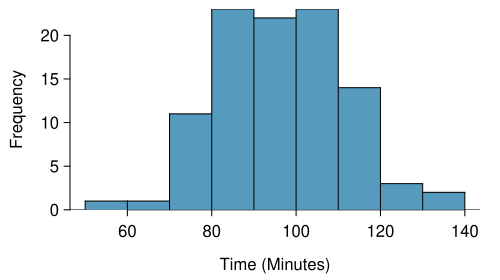

This figure's R source:
library(openintro)
data(COL)
data(run17)

set.seed(1)
run17 <- subset(run17, event == "10 Mile")
mean(run17$net_sec / 60)
d <- run17[sample(nrow(run17), 100), ]
myPDF("run17SampHistograms.pdf", 5, 2.8,
      mar = c(3.5, 3.5, 0.5, 1),
      mgp = c(2.2, 0.55, 0))
histPlot(d$net_sec / 60,
         main = "",
         xlab = "Time (Minutes)",
         ylab = "Frequency",
         col = COL[1],yaxs="i")
dev.off()



dotPlotStack <- function(x, center,
                         radius = 1, seed = 1,
                         addDots = TRUE, ...){
  set.seed(seed)
  x <- sample(x)
  y <- rep(NA, length(x))
  y[1] <- 1
  for (i in 2:length(x)) {
    add <- TRUE
    for (s in seq(radius, i * radius, radius / 20)) {
      these <- 1:(i - 1)
      dx    <- (x[i] - x[these])^2
      dy    <- (s - y[these])^2
      if(any(dx+dy < radius^2) || !add){
        next
      } else {
        if (addDots) {
          points(x[i], s, ...)
        }
        y[i] <- s
        add  <- FALSE
      }
    }
  }
  invisible(list(max(y) + radius, x))
}

set.seed(10)


myPDF("simulation.pdf", 7, 1.4,
      mar = c(3.1, 1, 0.5, 1), las = 1,
      mgp = c(2, 0.7, 0))
cex  <- 1
tmp  <- table(round(d) + 0.2)
x    <- rep(as.numeric(names(tmp)), tmp)
y    <- unlist((sapply(tmp, function(x) 1:x)))
plot(x, y,
     xlab = "Number of Characters (in thousands)",
     axes = FALSE, ylab = "", xlim = c(0, 70),
     ylim = c(0, 1.1*max(tmp)),
     col = COL[1], cex = cex, pch = 19, yaxs="i")
abline(h = 0)
axis(1, at = seq(0, 80, 10))
dev.off()
